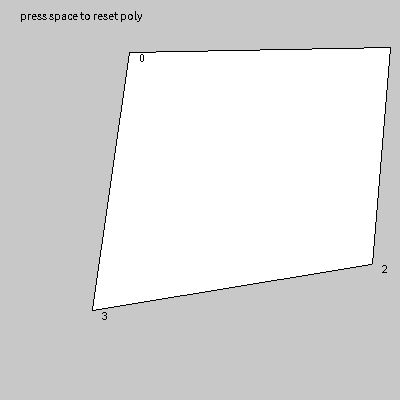
Frame 1 (no input)
Frame 60 (the mouse pressed at the canvas centre just before this capture): identical to frame 1, image omitted
Frame 120 (the mouse held since frame 60 and released just before this capture): identical to frame 1, image omitted

The Processing sketch that drew this single still picture (run headless with seeded random() and noise(); from frame 60 on, the mouse is pressed at the canvas centre):

// Processing sketch: shiftPoints
// ── shiftPoints.pde
/* 
This sketch finds neighbor and opposite of the selcted point in four-point polygon
no trig or stuff, just calc
*/

int amountOfPoints = 4;
PVector[] X = new PVector[amountOfPoints];
PVector P;
int sensitivity = 10;

void setup()
{
  size(400, 400);
  reset();
  P = new PVector(0, 0);
  noSmooth();
}

void reset()
{
  X[0] = new PVector(random(width/2), random(height/2));
  X[1] = new PVector(random(width/2, width), random(height/2));
  X[2] = new PVector(random(width/2, width), random(height/2, height));
  X[3] = new PVector(random(width/2), random(height/2, height));
  
  //for (int i=0; i<X.length; i++)
  //X[i] = new PVector(random(width), random(height));
}

void update()
{
  P.set(mouseX, mouseY);
}

void renderNames()
{
  fill(0);
  for (int i=0; i<X.length; i++)
    text(i, X[i].x+10, X[i].y+10);
}

void renderSelectedPoint()
{
  for (int i=0; i<X.length; i++)
  {
    if (X[i].dist(P) < sensitivity)
    {
      fill(255, 0, 0);
      text(i, X[i].x+10, X[i].y+10); // draw selected point
      noFill();
      rectMode(CENTER);
      rect(X[i].x, X[i].y, 5, 5);

      fill(255, 0, 0);

      int opposite = ((i+2)>X.length-1) ? (i+2)-X.length : i+2; // aktualu 2 ir 3 array points

      text("opposite", X[opposite].x+20, X[opposite].y+10); // draw opposite point

      line(X[i].x, X[i].y, X[opposite].x, X[opposite].y);

      int neighborLeft = ((i+1)>X.length-1) ? (i+1)-X.length : i+1; // aktualu tik 3 array point

      text("neighborLeft", X[neighborLeft].x+20, X[neighborLeft].y+10); // draw left neighbor point

      int neighborRight = ((i-1)<0) ? X.length+(i-1) : i-1; // aktualu tik 0 array pointer

      text("neighborRight", X[neighborRight].x+20, X[neighborRight].y+10); // draw right neighbor point
    }
  }
}

void draw()
{
  background(200);
  fill(255);
  beginShape();
  for (int i=0; i<X.length; i++)
    vertex(X[i].x, X[i].y);
  endShape(CLOSE);
  renderNames();
  renderSelectedPoint();
  update();
  text("press space to reset poly",20,20);
}

void keyPressed()
{
  reset();
}
